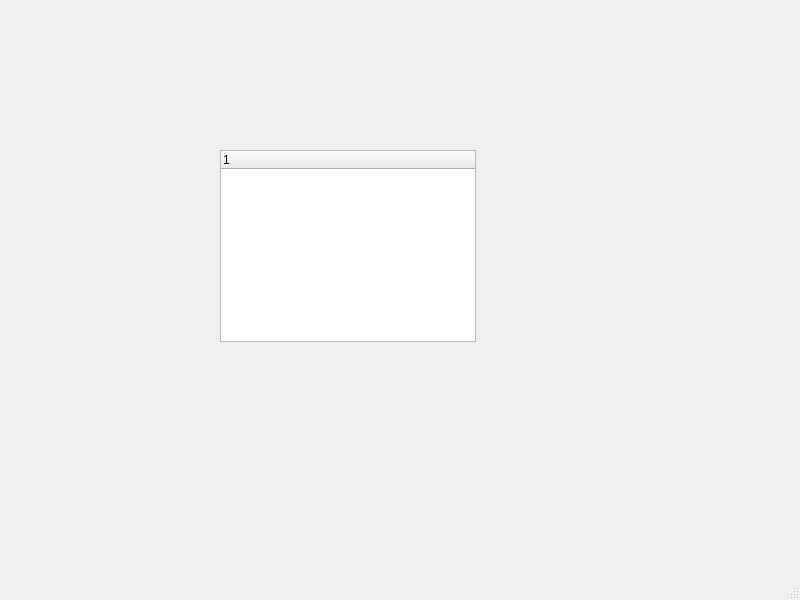
<?xml version="1.0" encoding="UTF-8"?>
<ui version="4.0">
 <class>MainWindow</class>
 <widget class="QMainWindow" name="MainWindow">
  <property name="geometry">
   <rect>
    <x>0</x>
    <y>0</y>
    <width>800</width>
    <height>600</height>
   </rect>
  </property>
  <property name="windowTitle">
   <string>MainWindow</string>
  </property>
  <widget class="QWidget" name="centralwidget">
   <widget class="extendedQTreeWidget" name="treeWidget">
    <property name="geometry">
     <rect>
      <x>220</x>
      <y>150</y>
      <width>256</width>
      <height>192</height>
     </rect>
    </property>
    <column>
     <property name="text">
      <string notr="true">1</string>
     </property>
    </column>
   </widget>
  </widget>
  <widget class="QMenuBar" name="menubar">
   <property name="geometry">
    <rect>
     <x>0</x>
     <y>0</y>
     <width>800</width>
     <height>21</height>
    </rect>
   </property>
  </widget>
  <widget class="QStatusBar" name="statusbar"/>
 </widget>
 <customwidgets>
  <customwidget>
   <class>extendedQTreeWidget</class>
   <extends>QTreeWidget</extends>
   <header location="global">extendedqtreewidget.h</header>
  </customwidget>
 </customwidgets>
 <resources/>
 <connections/>
</ui>
